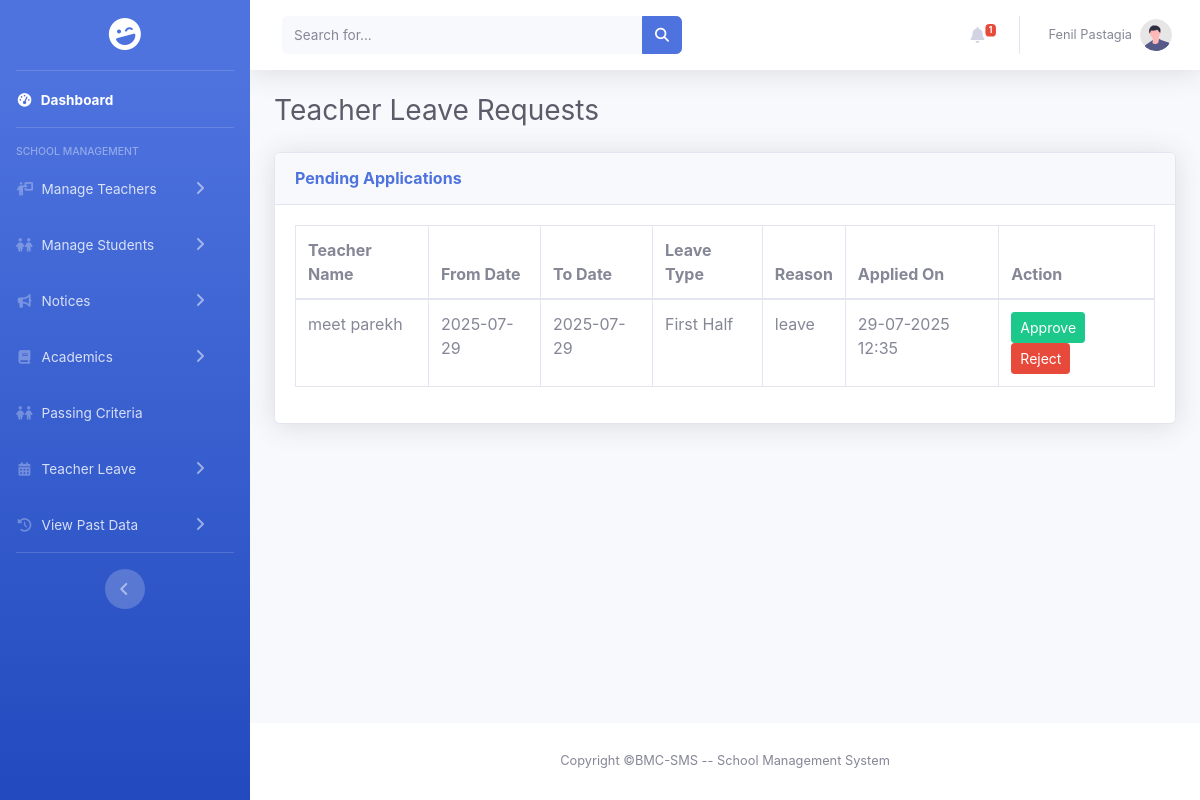
/pages/principal/principal_leave_requests.php (signed in), run on an earlier commit of the app's database.
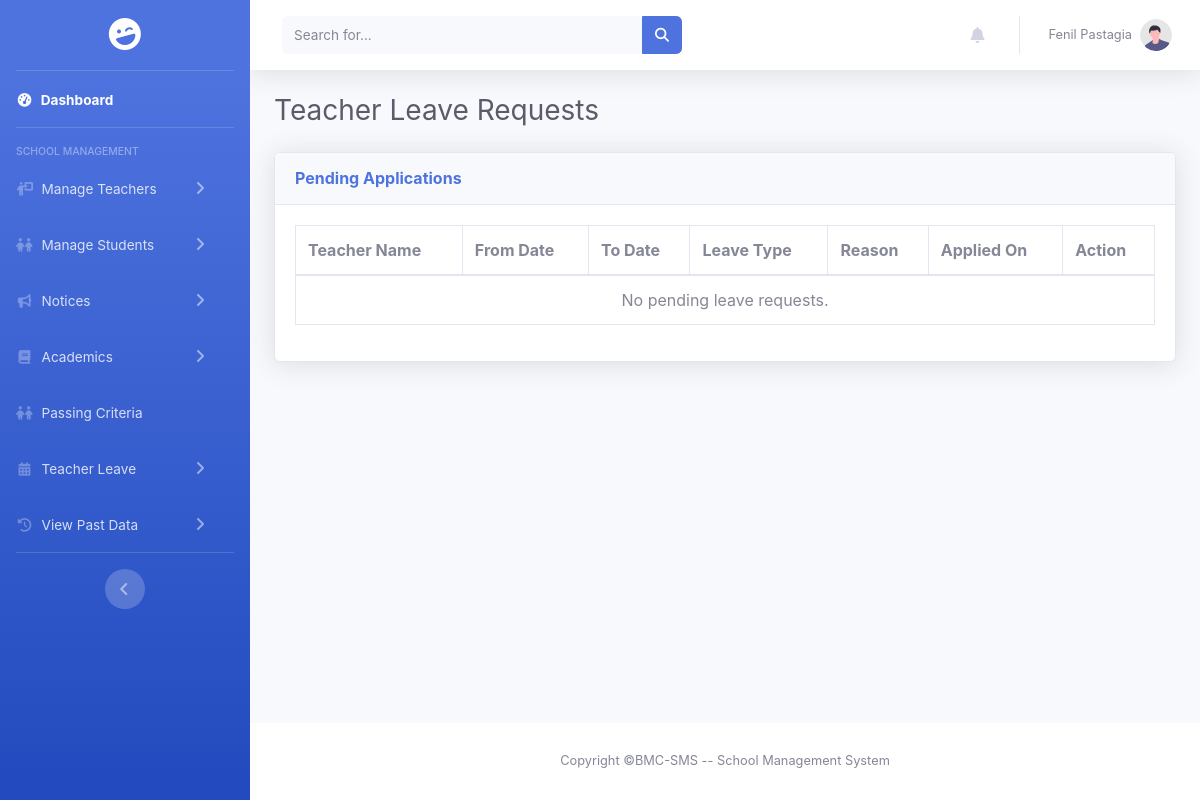
And on a later commit of the database.
### tables this page shows
CREATE TABLE `leave_applications` (
  `id` int(11) NOT NULL,
  `teacher_id` int(11) NOT NULL,
  `from_date` date NOT NULL,
  `to_date` date NOT NULL,
  `reason` text NOT NULL,
  `leave_type` varchar(20) NOT NULL DEFAULT 'Full Day',
  `status` varchar(20) NOT NULL DEFAULT 'Pending',
  `applied_on` timestamp NOT NULL DEFAULT current_timestamp(),
  `rejection_reason` text DEFAULT NULL
);

CREATE TABLE `teacher` (
  `id` int(11) NOT NULL,
  `teacher_image` varchar(255) DEFAULT NULL,
  `teacher_name` varchar(50) NOT NULL,
  `phone` varchar(10) NOT NULL,
  `school_id` int(11) NOT NULL,
  `dob` date NOT NULL,
  `gender` enum('Male','Female','Others') NOT NULL,
  `blood_group` enum('A+','A-','B+','B-','AB+','AB-','O+','O-') NOT NULL,
  `address` text DEFAULT NULL,
  `email` varchar(50) NOT NULL,
  `password` varchar(255) NOT NULL,
  `qualification` varchar(100) DEFAULT NULL,
  `subject` varchar(100) DEFAULT NULL,
  `language_known` varchar(100) DEFAULT NULL,
  `salary` int(11) DEFAULT NULL,
  `std` set('Nursery','Junior','Senior','1','2','3','4','5','6','7','8','9','10','11','12') DEFAULT NULL,
  `experience` varchar(10) DEFAULT NULL,
  `batch` enum('Morning','Evening') DEFAULT NULL,
  `class_teacher` tinyint(1) DEFAULT 0,
  `class_teacher_std` varchar(50) DEFAULT NULL
);

### encryption.php (called while the page is built, shortened)
<?php
function decrypt_id($encrypted)
{
    return openssl_decrypt($encrypted, ENCRYPTION_METHOD, ENCRYPTION_KEY, 0, ENCRYPTION_IV);
}

### pages/principal/principal_leave_requests.php (the view, shortened to what the changed rows need)
<?php
include_once '../../includes/connect.php';
include_once '../../encryption.php';
?>
<!DOCTYPE html>
<html lang="en">
<head>
    <link href="../../assets/css/sb-admin-2.min.css" rel="stylesheet">
    <link href="../../assets/vendor/fontawesome-free/css/all.min.css" rel="stylesheet">
    <link rel="stylesheet" href="https://cdnjs.cloudflare.com/ajax/libs/font-awesome/6.5.2/css/all.min.css" />
    <link rel="stylesheet" href="../../assets/css/sidebar.css">
    <link rel="stylesheet" href="../../assets/css/scrollbar_hidden.css">
</head>
<body id="page-top">
    <div id="wrapper">
        <div id="content-wrapper" class="d-flex flex-column">
            <div id="content">
                <?php include '../../includes/header.php'; ?>
                <div class="container-fluid">
                    <h1 class="h3 mb-4 text-gray-800">Teacher Leave Requests</h1>
                    <div class="card shadow mb-4">
                        <div class="card-body">
                            <div class="table-responsive">
                                <table class="table table-bordered">
                                    <thead>
                                        <tr>
                                            <th>Teacher Name</th>
                                            <th>From Date</th>
                                            <th>To Date</th>
                                            <th>Leave Type</th>
                                            <th>Reason</th>
                                            <th>Applied On</th>
                                            <th>Action</th>
                                        </tr>
                                    </thead>
                                    <tbody>
                                        <?php
                                        $query = "SELECT l.id, t.teacher_name, l.from_date, l.to_date, l.leave_type, l.reason, l.applied_on
                                                  FROM leave_applications l
                                                  JOIN teacher t ON l.teacher_id = t.id
                                                  WHERE l.status = 'Pending'
                                                  ORDER BY l.applied_on ASC";
                                        $result = $conn->query($query);
                                        if ($result && $result->num_rows > 0) {
                                            while ($row = $result->fetch_assoc()) {
                                                echo "<tr>";
                                                echo "<td>" . htmlspecialchars($row['teacher_name']) . "</td>";
                                                echo "<td>" . htmlspecialchars($row['from_date']) . "</td>";
                                                echo "<td>" . htmlspecialchars($row['to_date']) . "</td>";
                                                echo "<td>" . htmlspecialchars($row['leave_type']) . "</td>";
                                                echo "<td>" . htmlspecialchars($row['reason']) . "</td>";
                                                echo "<td>" . htmlspecialchars(date('d-m-Y H:i', strtotime($row['applied_on']))) . "</td>";
                                                echo '<td>
                                                        <a href="update_leave_status.php?id=' . $row['id'] . '&action=approve" class="btn btn-success btn-sm">Approve</a>
                                                        <button type="button" class="btn btn-danger btn-sm reject-btn" data-toggle="modal" data-target="#rejectionModal" data-id="' . $row['id'] . '">Reject</button>
                                                      </td>';
                                                echo "</tr>";
                                            }
                                        } else {
                                            echo '<tr><td colspan="7" class="text-center">No pending leave requests.</td></tr>';
                                        }
                                        ?>
                                    </tbody>
                                </table>
                            </div>
                        </div>
                    </div>
                </div>
            </div>
        </div>
    </div>
</body>
</html>

### includes/header.php (shortened to what the changed rows need)
<?php
include_once $_SERVER['DOCUMENT_ROOT'] . '/BMC-SMS/includes/connect.php';
include_once $_SERVER['DOCUMENT_ROOT'] . '/BMC-SMS/encryption.php';
$isLoggedIn = false;
if (isset($_COOKIE['encrypted_user_role'])) {
    $isLoggedIn = true;
}
$unread_count = 0;
if ($isLoggedIn && isset($_COOKIE['encrypted_user_id'])) {
    $current_user_id = decrypt_id($_COOKIE['encrypted_user_id']);
    if ($current_user_id && isset($conn) && $conn->ping()) {
        $stmt_count = $conn->prepare("SELECT COUNT(*) as unread_count FROM notifications WHERE user_id = ? AND is_read = 0");
        $stmt_count->bind_param("i", $current_user_id);
        $stmt_count->execute();
        $unread_count = $stmt_count->get_result()->fetch_assoc()['unread_count'];
    }
}
?>
<nav class="navbar navbar-expand navbar-light bg-white topbar mb-4 static-top shadow">
    <ul class="navbar-nav ml-auto">
        <li class="nav-item dropdown no-arrow mx-1">
            <a class="nav-link dropdown-toggle" href="#" id="alertsDropdown" role="button" data-toggle="dropdown"
                aria-haspopup="true" aria-expanded="false">
                <i class="fas fa-bell fa-fw"></i>
                <?php if ($unread_count > 0): ?>
                <span class="badge badge-danger badge-counter">
                    <?php echo ($unread_count > 5) ? '5+' : $unread_count; ?>
                </span>
                <?php endif; ?>
            </a>
        </li>
    </ul>
</nav>

What changed in the data, as far as the page shows it:
no longer on this page (row edited): leave_applications: teacher.teacher_name "meet parekh", from_date "2025-07-29", to_date "2025-07-29", leave_type "First Half", reason "leave", applied_on "29-07-2025 12:35"
Also different on the page:
$unread_count: "1" → (not shown)
text now shown: "No pending leave requests."
